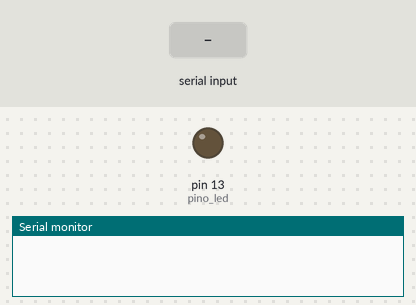
Bench run of a sketch on a simulated Arduino Uno, built with avr-gcc and run on an emulated ATmega328P. On the bench: output pins drawn as LEDs (lit = HIGH), the last lines printed to the serial monitor. Inputs (shaded band) come from the test bench.

Above: at 1.2 s.
1.3 s: "L" received over Serial
At 4.7 s:
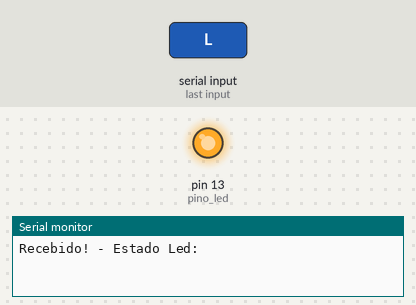
Timing chart, 0 to 6.2 s (numbered marks = the images above; inputs shaded):
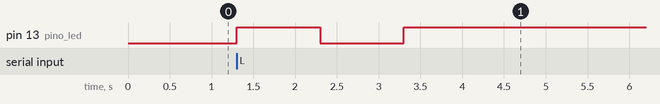

Measured:
- after the input at 1.3 s, pin 13 (pino_led): LOW → HIGH at once, → LOW 1.0 s later, → HIGH 1.0 s later

The sketch:

acende_led_serial.ino
```cpp
//CODIGO PARA TESTAR COMUNICACAO SERIAL ENTRE RASPBERRY E ARDUINO

const int pino_led = 13; //Define o pino 13 do LED como constante
char buf; // Variavel char buf
int estado = 1; // Atribui 1 a variavel estado

// Inicio da funcao setup - CONFIGURACOES INICIAIS

void setup() {

  pinMode(pino_led, OUTPUT); //Define o pino do LED (13) como saida - Porta Digital
  Serial.begin(115200); //Estabelece a comunicao serial com uma taxa de 115200


} // FIM DA FUNCAO SETUP


// Inicio da funcao LOOP - CODIGO PRINCIPAL - RODA EM LOOP

void loop() {

  while (Serial.available() > 0) //Enquanto houver comunicacao serial
  {
    buf = Serial.read();

    if (buf == 'L') // Caso seja recebido o caractere L, acenda o LED
    {
      // Liga ou desliga o led da porta 13

      //Acende o led
      digitalWrite(pino_led, HIGH);

      //Aguarda intervalo de tempo em milissegundos
      delay(1000);

      //Apaga o led
      digitalWrite(pino_led, LOW);

      //Aguarda intervalo de tempo em milissegundos
      delay(1000);

      digitalWrite(pino_led, estado);

      // Envia a resposta para o Raspberry
      Serial.print("Recebido! - Estado Led: ");

      //if (estado == 1)
      //{
        //Serial.println("Ligado");
      //}
      //else
        //Serial.println("Desligado");

    } // FIM DO PRIMEIRO IF

    // Inverte o estado do led
    estado = !estado;

  }

} // FIM FA FUNCAO LOOP
```
